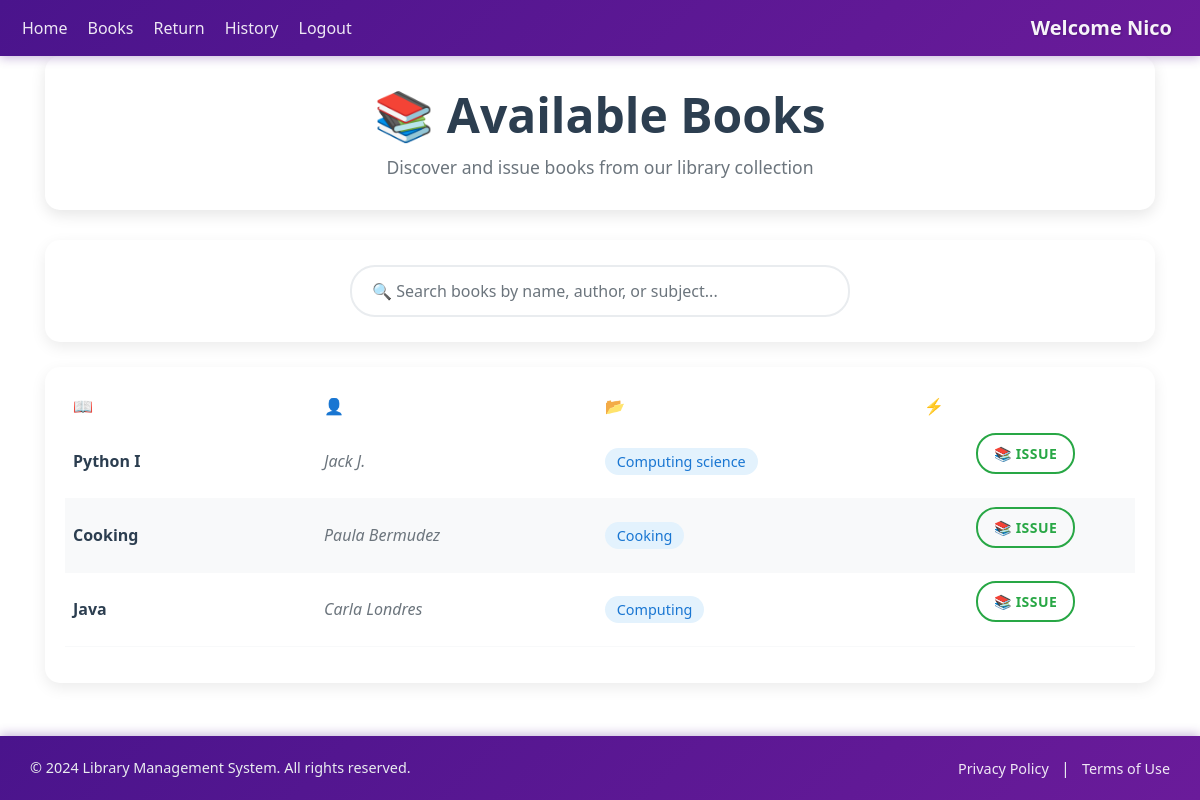
The page /issue (signed in) on the database its author committed.
### polls/models.py (models this page shows, shortened)
class Book(models.Model):
    book_name = models.CharField(max_length=150)
    author_name = models.CharField(max_length=200)
    quantity = models.IntegerField(default=1)
    subject = models.CharField(max_length=2000)
    book_add_time = models.TimeField(default=timezone.now())
    book_add_date = models.DateField(default=date.today())
    class Meta:
        unique_together = ("book_name", "author_name")

### polls/views.py (the view, shortened to what this page needs)
# urls.py: path("issue", views.issue, name="issue"),
@login_required(login_url="login")
def issue(request):
    my_items = IssuedItem.objects.filter(
        user_id=request.user, return_date__isnull=True
    ).values_list("book_id")
    books = Book.objects.exclude(id__in=my_items).filter(quantity__gt=0)
    return render(request, "issue_item.html", {"books": books})

### polls/templates/issue_item.html (shortened to what this page needs)
{% extends 'base.html' %} {% block content %}
<div class="container">
  <div class="page-header">
    <h1 class="display-5 fw-bold">📚 Available Books</h1>
    <p class="page-subtitle">Discover and issue books from our library collection</p>
  </div>
  <div class="search-wrapper">
    <div class="input-group">
      <input
        id="search"
        type="search"
        class="form-control"
        placeholder="🔍 Search books by name, author, or subject..."
        aria-label="Search"
        aria-describedby="search-addon"
      />
    </div>
  </div>
  <div class="table-wrapper">
    <table class="table">
      <thead>
        <tr>
          <th scope="col">📖 Book Name</th>
          <th scope="col">👤 Author Name</th>
          <th scope="col">📂 Subject</th>
          <th scope="col">⚡ Action</th>
        </tr>
      </thead>
      <tbody id="table_data">
        {% for book in books %}
        <tr>
          <td><span class="book-name">{{book.book_name}}</span></td>
          <td><span class="author-name">{{book.author_name}}</span></td>
          <td><span class="subject">{{book.subject}}</span></td>
          <td>
            <center>
              <form action="issue" method="post">
                <button type="submit" class="btn btn-outline-success btn-sm">
                  <b>📚 Issue</b>
                </button>
              </form>
            </center>
          </td>
        </tr>
        {% endfor %}
      </tbody>
    </table>
  </div>
</div>
{% endblock %}

### polls/templates/base.html (shortened to what this page needs)
{% load static %}
<!DOCTYPE html>
<html lang="en">
<head>
   <link href="https://cdn.jsdelivr.net/npm/bootstrap@5.2.3/dist/css/bootstrap.min.css" rel="stylesheet">
</head>
<body>
   <nav class="navbar navbar-expand-lg navbar-dark">
       <div class="container-fluid">
           <div class="collapse navbar-collapse" id="navbarSupportedContent">
               <ul class="navbar-nav me-auto mb-2 mb-lg-0">
                   {% if not user.is_authenticated %}
                   <li class="nav-item">
                       <a class="nav-link" href="/login">Login</a>
                   </li>
                   <li class="nav-item">
                       <a class="nav-link" href="/register">Register</a>
                   </li>
                   {% else %}
                   <li class="nav-item">
                       <a class="nav-link" href="/">Home</a>
                   </li>
                   <li class="nav-item">
                       <a class="nav-link" href="issue">Books</a>
                   </li>
                   <li class="nav-item">
                       <a class="nav-link" href="return_item">Return</a>
                   </li>
                   <li class="nav-item">
                       <a class="nav-link" href="history">History</a>
                   </li>
                   <li class="nav-item">
                       <a class="nav-link" href="logout">Logout</a>
                   </li>
                   {% endif %}
               </ul>
           </div>
           {% if user.is_authenticated %}
           <a class="navbar-brand" href="#">Welcome {{request.user.first_name}}</a>
           {% endif %}
       </div>
   </nav>
<div class="content-wrapper">
   {% block content %}
   {% endblock %}
</div>
   <footer>
        <div class="container-fluid">
            <div class="row">
                <div class="col-12 col-md-6">
                    <p class="mb-0">&copy; 2024 Library Management System. All rights reserved.</p>
                </div>
                <div class="col-12 col-md-6 text-md-end">
                    <div class="footer-links">
                        <a href="#">Privacy Policy</a>
                        <span class="mx-2">|</span>
                        <a href="#">Terms of Use</a>
                    </div>
                </div>
            </div>
        </div>
    </footer>
</body>
</html>

### polls/templates/base.html (style rules this page uses)
:root { --bs-primary: #BA68C8; --bs-primary-rgb: 186, 104, 200; }
body { background-color: linear-gradient(#89b4f4, #cf7ade); background-repeat: no-repeat; background-size: cover; padding-top: 0; }
html, body { height: 100%; margin: 0; }
body { display: flex; flex-direction: column; }
.navbar { position: relative; z-index: 1030; }
.content-wrapper { flex: 1 0 auto; }
.navbar { background: linear-gradient(135deg, #4a148c 0%, #6a1b9a 100%) !important; box-shadow: 0 2px 10px rgba(74, 20, 140, 0.3); border: none; }
footer { flex-shrink: 0; color: #e9ecef; background: linear-gradient(135deg, #4a148c 0%, #6a1b9a 100%); min-height: 60px; width: 100vw; margin: 0; padding: 15px 0; position: relative; left: 50%; right: 50%; margin-left: -50vw; margin-right: -50vw; box-shadow: 0 -2px 10px rgba(74, 20, 140, 0.3); }
footer .container-fluid { height: 100%; padding: 0 15px; max-width: 100%; }
footer .row { margin: 0; align-items: center; min-height: 30px; }
footer .col-md-6 { padding: 5px 15px; }
footer p { margin: 0; line-height: 1.4; font-size: 0.9rem; }
footer a { color: #e9ecef; text-decoration: none; font-size: 0.9rem; }
.nav-link { color: rgba(255, 255, 255, 0.9) !important; font-weight: 500; transition: all 0.3s ease; border-radius: 8px; margin: 0 2px; }
.navbar .nav-link { color: rgba(255, 255, 255, 0.9) !important; }
.navbar-brand { color: rgba(255, 255, 255, 0.95) !important; font-weight: 600; text-shadow: 1px 1px 2px rgba(0,0,0,0.2); transition: all 0.3s ease; }
footer a { color: rgba(255, 255, 255, 0.9); transition: all 0.3s ease; }

### polls/templates/issue_item.html (style rules this page uses)
body { background: white; background-attachment: fixed; background-repeat: no-repeat; min-height: 100vh; }
.container { width: 100%; padding-right: 15px; padding-left: 15px; margin-right: auto; margin-left: auto; }
.page-header { background: white; padding: 30px; border-radius: 15px; box-shadow: 0 5px 15px rgba(0,0,0,0.1); margin-bottom: 30px; text-align: center; }
.page-header h1 { color: #2c3e50; margin-bottom: 10px; }
.page-subtitle { color: #6c757d; font-size: 1.1rem; margin: 0; }
.search-wrapper { background: white; padding: 25px; border-radius: 15px; box-shadow: 0 5px 15px rgba(0,0,0,0.08); margin-bottom: 25px; }
.input-group { width: 100%; margin-bottom: 0; max-width: 500px; margin: 0 auto; }
#search { border: 2px solid #e9ecef; border-radius: 25px; padding: 12px 20px; font-size: 1rem; transition: all 0.3s ease; }
.table-wrapper { background: white; border-radius: 15px; box-shadow: 0 5px 15px rgba(0,0,0,0.08); overflow: hidden; padding: 20px; }
table { border-collapse: separate; border-spacing: 0; border-radius: 10px; width: 100%; border: none; margin-bottom: 0; }
thead { background: linear-gradient(45deg, #007bff, #0056b3); color: white; }
th { text-align: left; padding: 16px; font-weight: 600; border: none; color: white; }
td { text-align: left; padding: 16px; border-bottom: 1px solid #f8f9fa; vertical-align: middle; }
tr:nth-child(even) { background-color: #f8f9fa; }
tr:nth-child(odd) { background-color: #ffffff; }
tbody tr { transition: all 0.2s ease; }
.btn-outline-success { border: 2px solid #28a745; color: #28a745; border-radius: 20px; padding: 8px 16px; font-weight: 600; transition: all 0.3s ease; text-transform: uppercase; letter-spacing: 0.5px; }
.book-name { font-weight: 600; color: #2c3e50; }
.author-name { color: #6c757d; font-style: italic; }
.subject { background: #e3f2fd; padding: 4px 12px; border-radius: 15px; font-size: 0.9rem; color: #1976d2; font-weight: 500; display: inline-block; }

### rows shown on the page
Book: book_name "Python I", author_name "Jack J.", subject "Computing science"
Book: book_name "Cooking", author_name "Paula Bermudez", subject "Cooking"
Book: book_name "Java", author_name "Carla Londres", subject "Computing"

### other values the page prints
{{ request.user.first_name }} "Nico"
